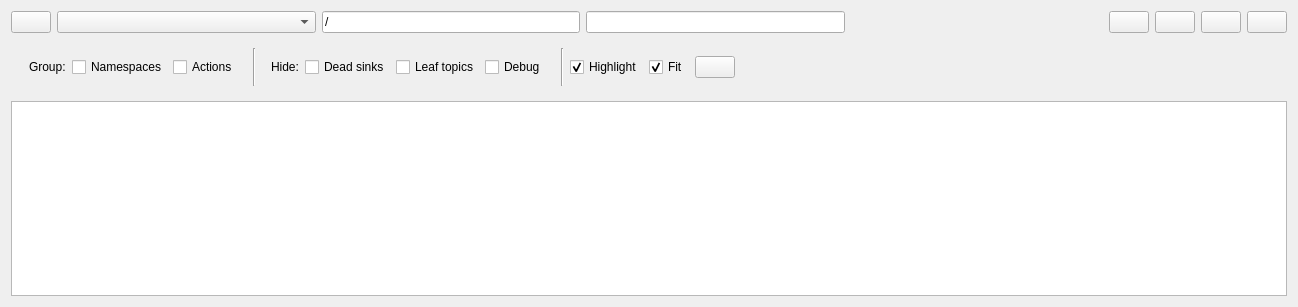
<?xml version="1.0" encoding="UTF-8"?>
<ui version="4.0">
 <class>RosGraphWidget</class>
 <widget class="QWidget" name="RosGraphWidget">
  <property name="enabled">
   <bool>true</bool>
  </property>
  <property name="geometry">
   <rect>
    <x>0</x>
    <y>0</y>
    <width>1298</width>
    <height>307</height>
   </rect>
  </property>
  <property name="windowTitle">
   <string>Node Graph</string>
  </property>
  <layout class="QVBoxLayout" name="verticalLayout" stretch="0,0,0">
   <item>
    <layout class="QHBoxLayout" name="horizontalLayout" stretch="0,0,0,0,0,0,0,0,0">
     <item>
      <widget class="QPushButton" name="refresh_graph_push_button">
       <property name="toolTip">
        <string>Refresh ROS graph</string>
       </property>
       <property name="iconSize">
        <size>
         <width>16</width>
         <height>16</height>
        </size>
       </property>
      </widget>
     </item>
     <item>
      <widget class="QComboBox" name="graph_type_combo_box">
       <property name="sizePolicy">
        <sizepolicy hsizetype="Expanding" vsizetype="Fixed">
         <horstretch>0</horstretch>
         <verstretch>0</verstretch>
        </sizepolicy>
       </property>
       <property name="toolTip">
        <string>Choose graph type</string>
       </property>
      </widget>
     </item>
     <item>
      <widget class="QLineEdit" name="filter_line_edit">
       <property name="toolTip">
        <string>Namespace filter, comma separated list of names/regexp to include or exclude. Example: -/rqt.*</string>
       </property>
       <property name="text">
        <string notr="true">/</string>
       </property>
      </widget>
     </item>
     <item>
      <widget class="QLineEdit" name="topic_filter_line_edit">
       <property name="toolTip">
        <string>Topic filter, comma separated list of names/regexp to include or exclude. Example: -/tf</string>
       </property>
      </widget>
     </item>
     <item>
      <spacer name="horizontalSpacer">
       <property name="orientation">
        <enum>Qt::Horizontal</enum>
       </property>
       <property name="sizeHint" stdset="0">
        <size>
         <width>40</width>
         <height>20</height>
        </size>
       </property>
      </spacer>
     </item>
     <item>
      <widget class="QPushButton" name="load_dot_push_button">
       <property name="toolTip">
        <string>Load DOT graph from file</string>
       </property>
       <property name="iconSize">
        <size>
         <width>16</width>
         <height>16</height>
        </size>
       </property>
      </widget>
     </item>
     <item>
      <widget class="QPushButton" name="save_dot_push_button">
       <property name="toolTip">
        <string>Save as DOT graph</string>
       </property>
       <property name="iconSize">
        <size>
         <width>16</width>
         <height>16</height>
        </size>
       </property>
      </widget>
     </item>
     <item>
      <widget class="QPushButton" name="save_as_svg_push_button">
       <property name="toolTip">
        <string>Save as SVG</string>
       </property>
       <property name="iconSize">
        <size>
         <width>16</width>
         <height>16</height>
        </size>
       </property>
      </widget>
     </item>
     <item>
      <widget class="QPushButton" name="save_as_image_push_button">
       <property name="toolTip">
        <string>Save as image</string>
       </property>
       <property name="iconSize">
        <size>
         <width>16</width>
         <height>16</height>
        </size>
       </property>
      </widget>
     </item>
    </layout>
   </item>
   <item>
    <widget class="QWidget" name="widget" native="true">
     <layout class="QHBoxLayout" name="horizontalLayout_4">
      <item>
       <widget class="QWidget" name="widget" native="true">
        <layout class="QHBoxLayout" name="horizontalLayout_4a">
         <item>
          <widget class="QLabel">
           <property name="text">
            <string>Group:</string>
           </property>
          </widget>
         </item>
         <item>
          <widget class="QCheckBox" name="namespace_cluster_check_box">
           <property name="toolTip">
            <string>Show namespace boxes</string>
           </property>
           <property name="text">
            <string>Namespaces</string>
           </property>
          </widget>
         </item>
         <item>
          <widget class="QCheckBox" name="actionlib_check_box">
           <property name="toolTip">
            <string>Summarize action topics into one virtual topic node (named &lt;action_server&gt;/action_topics)</string>
           </property>
           <property name="text">
            <string>Actions</string>
           </property>
          </widget>
         </item>
        </layout>
       </widget>
      </item>
      <item>
       <widget class="Line" name="line">
        <property name="orientation">
         <enum>Qt::Vertical</enum>
        </property>
       </widget>
      </item>
      <item>
       <widget class="QWidget" name="widget" native="true">
        <layout class="QHBoxLayout" name="horizontalLayout_4b">
         <item>
          <widget class="QLabel">
           <property name="text">
            <string>Hide:</string>
           </property>
          </widget>
         </item>
         <item>
          <widget class="QCheckBox" name="dead_sinks_check_box">
           <property name="toolTip">
            <string>Hide topics without subscribers</string>
           </property>
           <property name="text">
            <string>Dead sinks</string>
           </property>
          </widget>
         </item>
         <item>
          <widget class="QCheckBox" name="leaf_topics_check_box">
           <property name="toolTip">
            <string>Hide topics with one connection only (implicates dead sinks)</string>
           </property>
           <property name="text">
            <string>Leaf topics</string>
           </property>
          </widget>
         </item>
         <item>
          <widget class="QCheckBox" name="quiet_check_box">
           <property name="toolTip">
            <string>Hide common debugging nodes</string>
           </property>
           <property name="text">
            <string>Debug</string>
           </property>
          </widget>
         </item>
        </layout>
       </widget>
      </item>
      <item>
       <widget class="Line" name="line">
        <property name="orientation">
         <enum>Qt::Vertical</enum>
        </property>
       </widget>
      </item>
      <item>
       <widget class="QCheckBox" name="highlight_connections_check_box">
        <property name="toolTip">
         <string>Highlight incoming and outgoing connections on mouse over</string>
        </property>
        <property name="text">
         <string>Highlight</string>
        </property>
        <property name="checked">
         <bool>true</bool>
        </property>
       </widget>
      </item>
      <item>
       <widget class="QCheckBox" name="auto_fit_graph_check_box">
        <property name="toolTip">
         <string>Automatically fit graph into view on update</string>
        </property>
        <property name="text">
         <string>Fit</string>
        </property>
        <property name="checked">
         <bool>true</bool>
        </property>
       </widget>
      </item>
      <item>
       <widget class="QPushButton" name="fit_in_view_push_button">
        <property name="toolTip">
         <string>Fit graph in view</string>
        </property>
        <property name="iconSize">
         <size>
          <width>16</width>
          <height>16</height>
         </size>
        </property>
       </widget>
      </item>
      <item>
       <spacer name="horizontalSpacer_2">
        <property name="orientation">
         <enum>Qt::Horizontal</enum>
        </property>
        <property name="sizeHint" stdset="0">
         <size>
          <width>40</width>
          <height>20</height>
         </size>
        </property>
       </spacer>
      </item>
     </layout>
    </widget>
   </item>
   <item>
    <widget class="InteractiveGraphicsView" name="graphics_view">
     <property name="renderHints">
      <set>QPainter::Antialiasing|QPainter::HighQualityAntialiasing|QPainter::SmoothPixmapTransform|QPainter::TextAntialiasing</set>
     </property>
     <property name="resizeAnchor">
      <enum>QGraphicsView::AnchorViewCenter</enum>
     </property>
    </widget>
   </item>
  </layout>
 </widget>
 <customwidgets>
  <customwidget>
   <class>InteractiveGraphicsView</class>
   <extends>QGraphicsView</extends>
   <header>rqt_graph.interactive_graphics_view</header>
  </customwidget>
 </customwidgets>
 <resources/>
 <connections/>
</ui>
